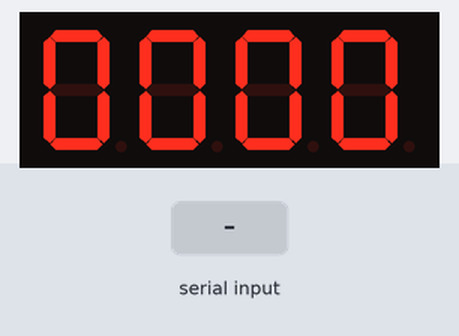
Simulated run of this sketch. Board: ESP32. On the bench: 4-digit seven-segment display. Wiring (inferred from the names in the program): 4-digit 7-segment display, segments lit when HIGH: segments GPIO 16, GPIO 19, GPIO 27, GPIO 25, GPIO 33, GPIO 17, GPIO 14, GPIO 26; digit selects GPIO 12, GPIO 18, GPIO 5, GPIO 4. The inputs (shaded band) are chosen by the test bench. Nothing arrives over Bluetooth unless stated; the segment pins are drawn as the display they are named for; what the sketch prints to the serial monitor is not drawn.

Above: at 1.2 s.
1.3 s: "1" received over the second serial link
At 1.41 s:
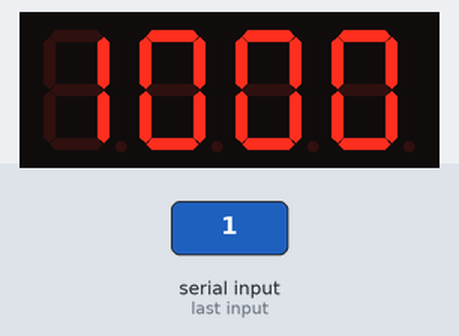
At 2.42 s:
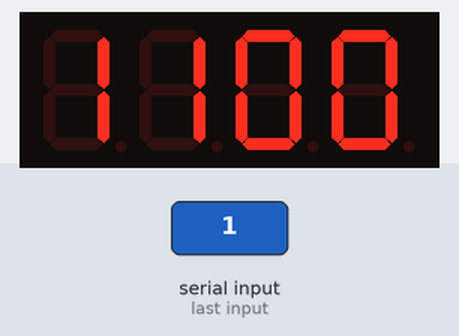

The sketch:

Bonus.ino
```cpp
#include <BluetoothSerial.h>  //導入 Bluetooth 程式庫

BluetoothSerial BT;  //宣告 BT 為藍芽通訊物件
char var;

const int SEG_COM[4] = { 12, 18, 5, 4 };                     //控制線
const int SEG[8] = { 16, 19, 27, 25, 33, 17, 14, 26 };       //資料線
const int SEG_data[10][8] = { { 1, 1, 1, 1, 1, 1, 0, 0 },    //"0"
                              { 0, 1, 1, 0, 0, 0, 0, 0 },    //"1"
                              { 1, 1, 0, 1, 1, 0, 1, 0 },    //"2"
                              { 1, 1, 1, 1, 0, 0, 1, 0 },    //"3"
                              { 0, 1, 1, 0, 0, 1, 1, 0 },    //"4"
                              { 1, 0, 1, 1, 0, 1, 1, 0 },    //"5"
                              { 1, 0, 1, 1, 1, 1, 1, 0 },    //"6"
                              { 1, 1, 1, 0, 0, 0, 0, 0 },    //"7"
                              { 1, 1, 1, 1, 1, 1, 1, 0 },    //"8"
                              { 1, 1, 1, 0, 0, 1, 1, 0 } };  //"9"
int disp[4];
int pos = 0;  //顯示數字
int number = 0;
bool start = false;
long pretime = 0;
unsigned long curtime = 0;
unsigned long timer = 0;

void setup() {
  Serial.begin(9600);
  BT.begin("ESP32_2");  //設定藍芽名稱為 ESP32_組別號碼
  //宣告初始腳位及狀態
  for (int i = 0; i < 4; i++) {
    pinMode(SEG_COM[i], OUTPUT);
    digitalWrite(SEG_COM[i], HIGH);
  }
  for (int i = 0; i < 8; i++) {
    pinMode(SEG[i], OUTPUT);
    digitalWrite(SEG[i], HIGH);
  }
}

void loop() {
  if (BT.available()) {
    //若收到藍牙終端的資料，則執行特定指令
    var = BT.read();
    if (var == '1') {
      if (start == 1)
        start = 0;
      else
        start = 1;
    }
    if (var == '0') {
      start = false;
      number = 0;
    }
  }
  if (start) {

    curtime = millis();
    if (curtime >= pretime + 100) {
      number++;
      pretime = curtime;
    }
  }

  // 顯示器控制訊號
  number_transfer(number);          //數值轉換入陣列中
  digitalWrite(SEG_COM[pos], LOW);  //觸發第i位數顯示數字
  SEG_Drive(disp[pos]);             //資料線寫入數值
  Serial.println(pos);
  if (millis() >= timer + 5) {
    digitalWrite(SEG_COM[pos], HIGH);  //結束觸發第i位數
    timer = millis();
    if (pos == 3)
      pos = 0;
    else
      pos++;
  }
}


void SEG_Drive(int number) {  //將字元變數從SEG_data[][]找到相對應的位置，並寫入a~g中
  for (int i = 0; i < 8; i++) {
    digitalWrite(SEG[i], SEG_data[number][i]);
  }
}
void number_transfer(int Num) {  //四位數拆成四個獨立的數字，存入陣列disp[]中
  disp[3] = Num / 1000;
  disp[2] = (Num / 100) % 10;
  disp[1] = (Num / 10) % 10;
  disp[0] = Num % 10;
}
```

Measured:
- after the input at 1.3 s, the display: changes after 0.06 s (image 1)
